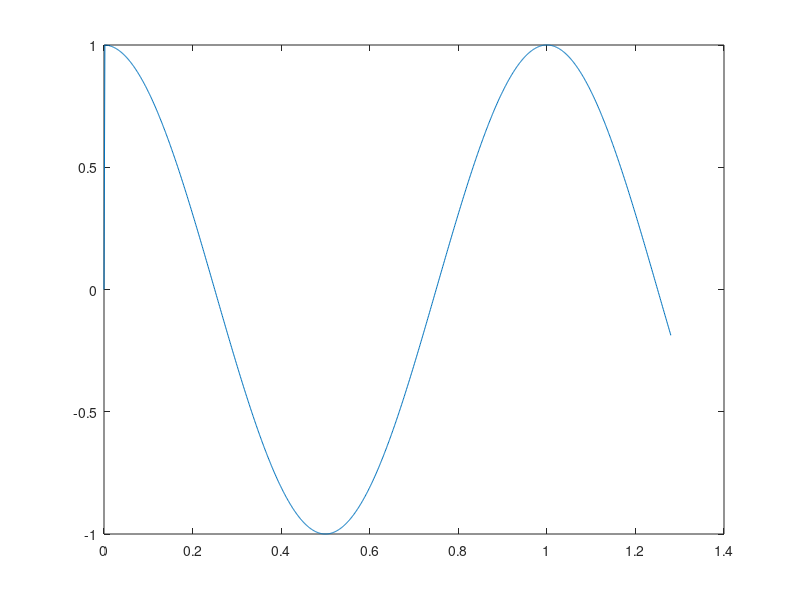
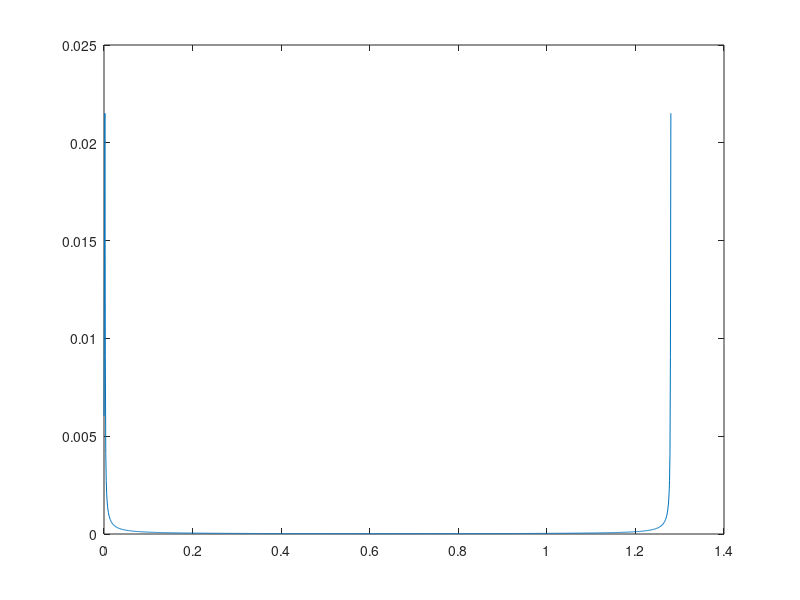
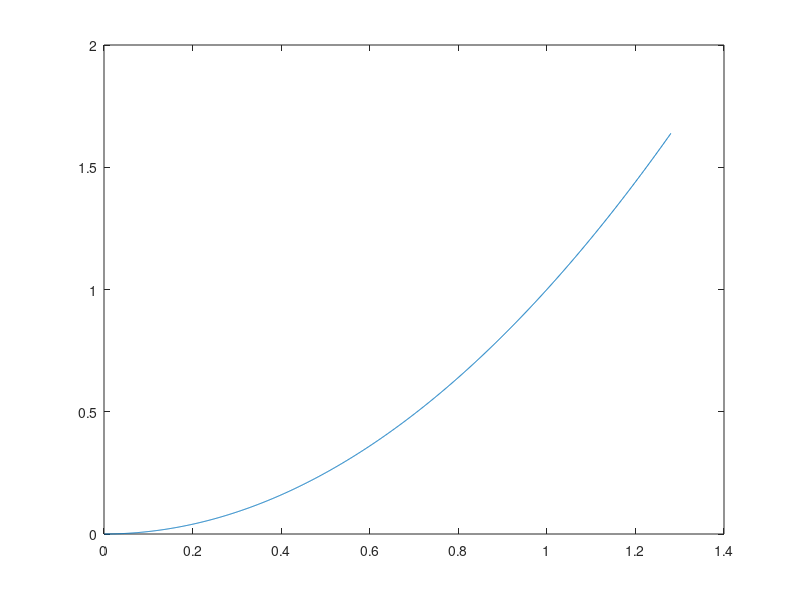

The MATLAB script that drew these images, in order: (Note: this script raises an error after producing the figures.)
clear all
close all
clc
%% C.1.1.a
Nt = 1280;
fs = 1000;
f(1) = fs*5/128;
x(1) = 0;
a = 1;
phi = 0;
for n = 2:Nt
    x(n) = n/fs;
    if n >= 0 && n <= Nt
        y(n) = a*cos(2*pi*n/fs + phi);
    else
        y(n) = 0;
    end
end
figure("Name","C.1.1.a:Plot of magnitude spectrum")
plot(x,y)

%% C.1.1.b
Fdc = fft(y);
figure("Name","C1.1.b:Plot of magnitude spectrum for its Fourier Transform")
plot(x,abs((1/fs)*Fdc*(f/fs)));

%% C.1.3
clear n
for n = 1:Nt
    x(n) = n/fs;
    if n >= 0 && n <= Nt
        y13(n) = x(n)*(n/fs);
    else
        y13(n) = 0;
    end
end
figure("Name","C.1.3: The plot of the signal")
plot(x,y13)
Nf = 3;
[f13,tfx13] = transffourier(y13,Nf,fs,Nt);
figure("Name","C.1.3: The magnitude spectrum of its Fourier Transform")
plot(f13,abs(tfx13),"*")

%% C.1.4.a
Nt14 = 128;
fs = 1000;
f0 = 5/128*fs;
a = 1;
phi = 0;
for n = 1:Nt14-1
    y14(n) = sinewave(n/fs,a,f0,phi);
    x14(n) = n/fs;
end
figure("Name","C.1.4.a: The signal in function of time")
plot(x14,y14)

%% C.1.4.b
Nf = 1;
[f14,tfx14] = transffourier(y14,Nf,fs,Nt14-1);
figure("Name","C.1.4: The magnitude spectrum of its Fourier Transform")
plot(f14,abs(tfx14),"*")

function x = sinewave(t,a,f0,phi)
    x = a * cos(2*pi*f0*t+phi);
end

function [f,tfs] = transffourier(y,Nf,fs,Nt)
j = 1;
k = 1;
for i = 1:Nf
    Ynfk1 = 0;
    for n = 1:Nt
        Ynfk1 = Ynfk1 + y(n)*exp(-j*2*pi*k*n/Nf);
    end
    Ynfk(i) = Ynfk1;
    f(i) = k*fs/Nf;
end
tfs = Ynfk/fs;
end


